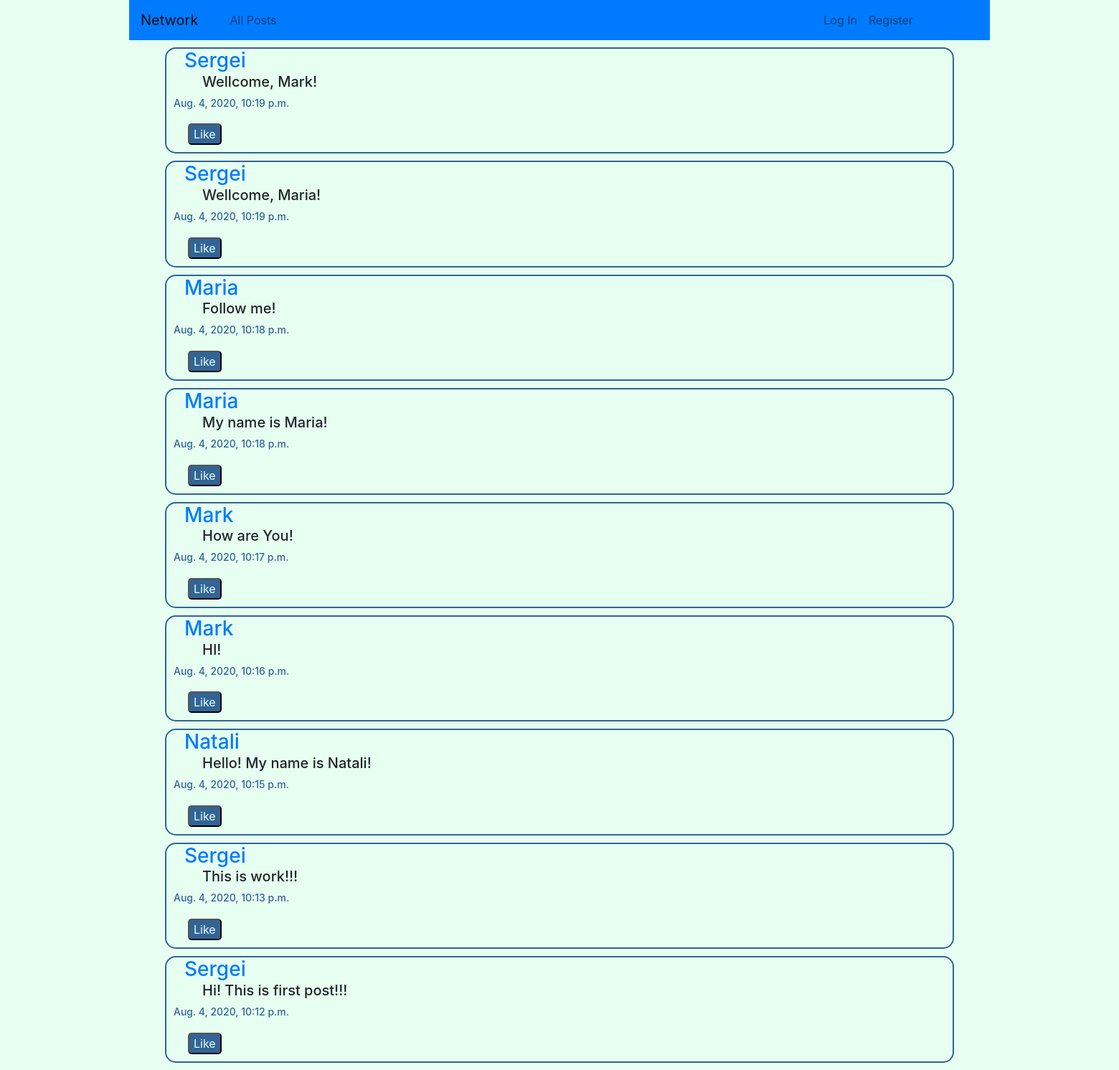
/, run on an earlier commit of the app's database.
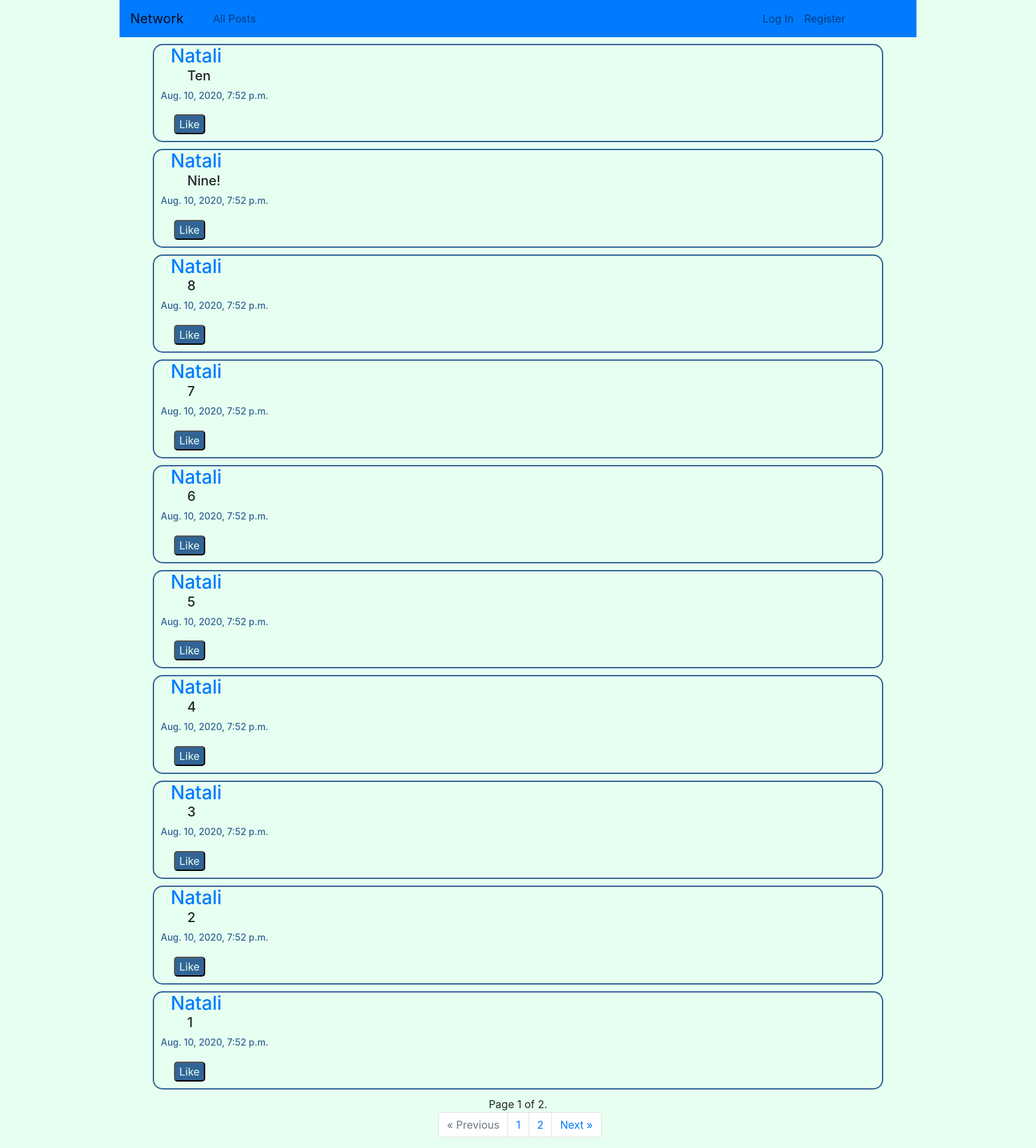
And on a later commit of the database.
### network/models.py (models this page shows, shortened)
class Post(models.Model):
    user = models.ForeignKey(User, on_delete=models.CASCADE, related_name="user")
    content = models.TextField()
    time = models.DateTimeField()

class User(AbstractUser):
    pass

### network/views.py (the view, shortened to what this page needs)
# urls.py: path("", views.index, name="index"),
def index(request):
    if request.method == "GET":
        pageNum = request.GET.get('page')
        posts = Post.objects.all().order_by('-time')
        paginator = Paginator(posts, 10)
        pageResp = paginator.get_page(pageNum)
        return render(request, "network/index.html", {
            "posts": pageResp
        })

### network/templates/network/index.html (shortened to what this page needs)
{% extends "network/layout.html" %}
{% block body %}
    <div class="allPost">
        {% for post in posts %}
            <div class="post">
                <div>
                    <h3 id="postUser"><a href={{post.user.id}} id="usrN">{{ post.user }}</a></h3>
                </div>
                <div id="ID{{post.id}}">
                    <h5 id="postMessage">{{ post.content }}</h5>
                </div>
                <div>
                    <h6 id="postDateTime">{{ post.time }}</h6>
                    <button class="postLike B{{post.id}}" id="like{{post.user}}" onclick="likePost({{post.id}}, true)">Like</button>
                </div>
            </div>
        {% endfor %}
    </div>
    <div class="paginator_item">
        {% if posts %}
            {% if posts.paginator.num_pages > 1 %}
                <nav aria-label="Page navigation example">
                    <span class="current">
                        Page {{ posts.number }} of {{ posts.paginator.num_pages }}.
                    </span>
                    <ul class="pagination">
                        {% if posts.has_previous %}
                            <li class="page-item"><a class="page-link" href="?page={{ posts.previous_page_number }}">&laquo; Previous</a></li>
                        {% else %}
                            <li class="page-item disabled">
                                <span class="page-link">&laquo; Previous</span>
                            </li>
                        {% endif %}
                        {% for page in posts.paginator.page_range %}
                            <li class="page-item"><a class="page-link" href="?page={{page}}">{{page}}</a></li>
                        {% endfor %}
                        {% if posts.has_next %}
                            <li class="page-item"><a class="page-link" href="?page={{ posts.next_page_number }}">Next &raquo;</a></li>
                        {% else %}
                        <li class="page-item disabled">
                            <span class="page-link">Next &raquo;</span>
                        </li>
                        {% endif %}
                    </ul>
                </nav>
            {% endif %}
        {% endif %}
    </div>
{% endblock %}

What changed in the data, as far as the page shows it:
no longer on this page (row unchanged): Post: user "Sergei", content "Wellcome, Mark!", time "Aug. 4, 2020, 10:19 p.m."
no longer on this page (row unchanged): Post: user "Sergei", content "Wellcome, Maria!", time "Aug. 4, 2020, 10:19 p.m."
no longer on this page (row unchanged): Post: user "Maria", content "Follow me!", time "Aug. 4, 2020, 10:18 p.m."
no longer on this page (row unchanged): Post: user "Maria", content "My name is Maria!", time "Aug. 4, 2020, 10:18 p.m."
no longer on this page (row unchanged): Post: user "Mark", content "How are You!", time "Aug. 4, 2020, 10:17 p.m."
no longer on this page (row unchanged): Post: user "Mark", content "HI!", time "Aug. 4, 2020, 10:16 p.m."
no longer on this page (row unchanged): Post: user "Natali", content "Hello! My name is Natali!", time "Aug. 4, 2020, 10:15 p.m."
no longer on this page (row unchanged): Post: user "Sergei", content "This is work!!!", time "Aug. 4, 2020, 10:13 p.m."
no longer on this page (row unchanged): Post: user "Sergei", content "Hi! This is first post!!!", time "Aug. 4, 2020, 10:12 p.m."
added Post: user "Natali", content "Ten", time "Aug. 10, 2020, 7:52 p.m."
added Post: user "Natali", content "Nine!", time "Aug. 10, 2020, 7:52 p.m."
added Post: user "Natali", content "8", time "Aug. 10, 2020, 7:52 p.m."
added Post: user "Natali", content "7", time "Aug. 10, 2020, 7:52 p.m."
added Post: user "Natali", content "6", time "Aug. 10, 2020, 7:52 p.m."
added Post: user "Natali", content "5", time "Aug. 10, 2020, 7:52 p.m."
added Post: user "Natali", content "4", time "Aug. 10, 2020, 7:52 p.m."
added Post: user "Natali", content "3", time "Aug. 10, 2020, 7:52 p.m."
added Post: user "Natali", content "2", time "Aug. 10, 2020, 7:52 p.m."
added Post: user "Natali", content "1", time "Aug. 10, 2020, 7:52 p.m."
Also different on the page:
{{ posts.number }}: (not shown) → "1"
{{ posts.paginator.num_pages }}: (not shown) → "2"
text now shown: "Page of . « Previous Next »"
new list line: "1"
new list line: "2"
